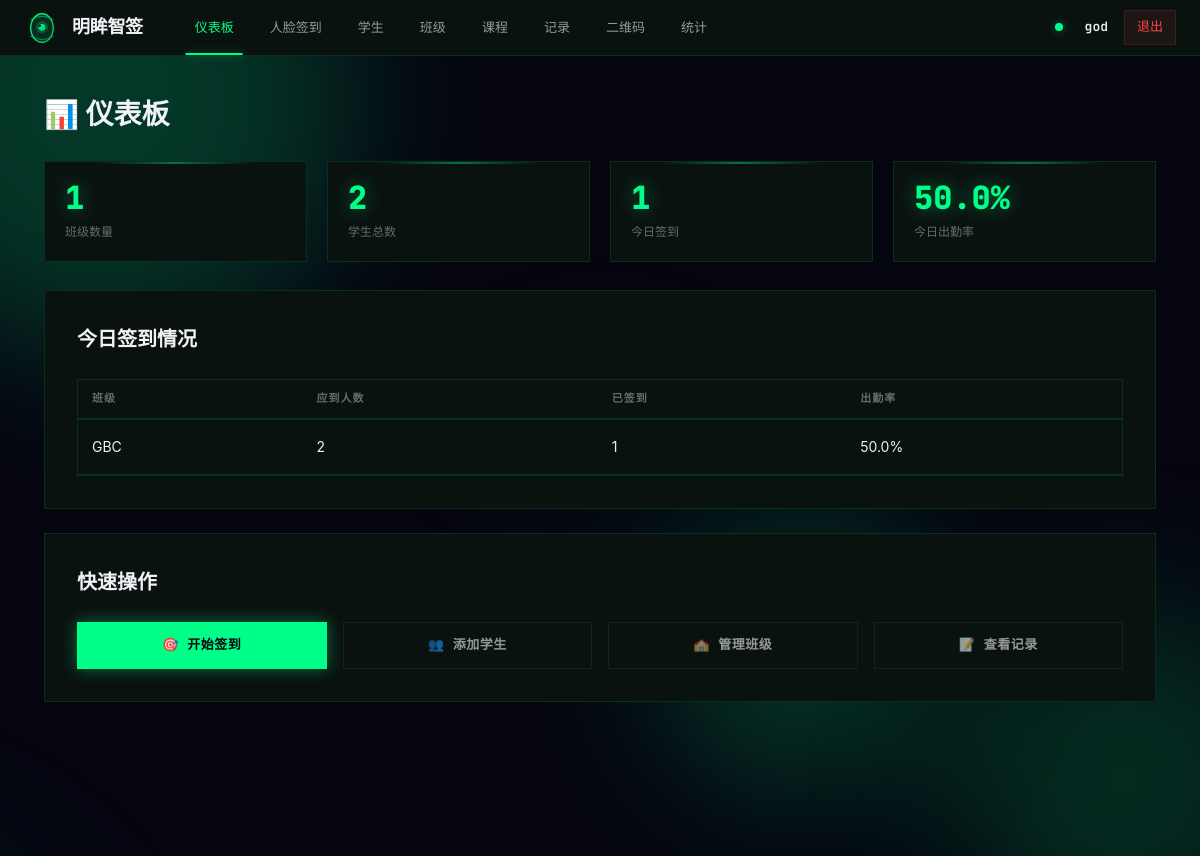
Page / (signed in) on the committed database.
### app.py (models this page shows)
class User(db.Model):
    id = db.Column(db.Integer, primary_key=True)
    username = db.Column(db.String(80), unique=True, nullable=False)
    password_hash = db.Column(db.String(200), nullable=False)
    name = db.Column(db.String(100), nullable=False)
    role = db.Column(db.String(20), default='teacher')
    classes = db.relationship('Class', backref='user', lazy=True)
    students = db.relationship('Student', backref='user', lazy=True)
    attendances = db.relationship('Attendance', backref='user', lazy=True)

class Class(db.Model):
    id = db.Column(db.Integer, primary_key=True)
    name = db.Column(db.String(100), nullable=False)
    grade = db.Column(db.String(50))
    description = db.Column(db.Text)
    created_at = db.Column(db.DateTime, default=datetime.now)
    user_id = db.Column(db.Integer, db.ForeignKey('user.id'), nullable=False)
    students = db.relationship('Student', backref='class_ref', lazy=True)
    attendances = db.relationship('Attendance', backref='class_ref', lazy=True)

### app.py (the view)
@app.route('/')
def index():
    if 'user_id' not in session:
        return redirect(url_for('login'))
    user = get_current_user()
    if not user:
        return redirect(url_for('login'))
    today = date.today()
    class_count = Class.query.filter_by(user_id=user.id).count()
    student_count = Student.query.filter_by(user_id=user.id).count()
    today_attendance = Attendance.query.filter(
        Attendance.user_id == user.id,
        db.func.date(Attendance.check_in_time) == today
    ).count()
    attendance_rate = 0
    if student_count > 0:
        attendance_rate = round((today_attendance / student_count) * 100, 1)
    class_stats = []
    classes = Class.query.filter_by(user_id=user.id).all()
    for cls in classes:
        total = Student.query.filter_by(class_id=cls.id, user_id=user.id).count()
        attended = Attendance.query.filter(
            Attendance.class_id == cls.id,
            Attendance.user_id == user.id,
            db.func.date(Attendance.check_in_time) == today
        ).count()
        rate = round((attended / total) * 100, 1) if total > 0 else 0
        class_stats.append({
            'name': cls.name,
            'total': total,
            'attended': attended,
            'rate': rate
        })
    return render_template('index.html',
                         class_count=class_count,
                         student_count=student_count,
                         today_attendance=today_attendance,
                         attendance_rate=attendance_rate,
                         class_stats=class_stats,
                         user=user)

### app.py (called while the page is built)
def get_current_user():
    if 'user_id' in session:
        return User.query.get(session['user_id'])
    return None

### templates/index.html
{% extends "base.html" %}
{% block content %}
<h1 style="font-size: 28px; margin-bottom: 24px;">📊 仪表板</h1>
<div class="stats">
    <div class="stat-card">
        <div class="value">{{ class_count }}</div>
        <div class="label">班级数量</div>
    </div>
    <div class="stat-card">
        <div class="value">{{ student_count }}</div>
        <div class="label">学生总数</div>
    </div>
    <div class="stat-card">
        <div class="value">{{ today_attendance }}</div>
        <div class="label">今日签到</div>
    </div>
    <div class="stat-card">
        <div class="value">{{ attendance_rate }}%</div>
        <div class="label">今日出勤率</div>
    </div>
</div>
<div class="card">
    <h2>今日签到情况</h2>
    <table>
        <thead>
            <tr>
                <th>班级</th>
                <th>应到人数</th>
                <th>已签到</th>
                <th>出勤率</th>
            </tr>
        </thead>
        <tbody>
            {% for stat in class_stats %}
            <tr>
                <td>{{ stat.name }}</td>
                <td>{{ stat.total }}</td>
                <td>{{ stat.attended }}</td>
                <td>{{ stat.rate }}%</td>
            </tr>
            {% endfor %}
        </tbody>
    </table>
</div>
<div class="card">
    <div style="display: flex; justify-content: space-between; align-items: center;">
        <h2>快速操作</h2>
    </div>
    <div style="display: grid; grid-template-columns: repeat(auto-fit, minmax(200px, 1fr)); gap: 16px;">
        <a href="/attendance" class="btn btn-primary" style="text-decoration: none; text-align: center;">
            🎯 开始签到
        </a>
        <a href="/students" class="btn btn-secondary" style="text-decoration: none; text-align: center;">
            👥 添加学生
        </a>
        <a href="/classes" class="btn btn-secondary" style="text-decoration: none; text-align: center;">
            🏫 管理班级
        </a>
        <a href="/records" class="btn btn-secondary" style="text-decoration: none; text-align: center;">
            📝 查看记录
        </a>
    </div>
</div>
{% endblock %}

### templates/base.html (shortened to what this page needs)
<!DOCTYPE html>
<html lang="zh-CN">
<head>
</head>
<body>
    <div class="orb orb-2"></div>
    <header class="topbar">
        <div class="logo">
            <div class="logo-icon">
            </div>
            <h1>明眸智签</h1>
        </div>
        <nav class="nav-tabs">
            <a href="/" class="{{ 'active' if request.path == '/' else '' }}">仪表板</a>
            <a href="/attendance" class="{{ 'active' if request.path == '/attendance' else '' }}">人脸签到</a>
            <a href="/students" class="{{ 'active' if request.path == '/students' else '' }}">学生</a>
            <a href="/classes" class="{{ 'active' if request.path == '/classes' else '' }}">班级</a>
            <a href="/courses" class="{{ 'active' if request.path.startswith('/courses') else '' }}">课程</a>
            <a href="/records" class="{{ 'active' if request.path == '/records' else '' }}">记录</a>
            <a href="/qrcode_attendance" class="{{ 'active' if request.path == '/qrcode_attendance' else '' }}">二维码</a>
            <a href="/statistics" class="{{ 'active' if request.path == '/statistics' else '' }}">统计</a>
        </nav>
        <div class="nav-right">
            {% if user %}
            <span class="status-dot online"></span>
            <span class="user-name">{{ user.name }}</span>
            <a href="/logout" class="logout-link">退出</a>
            {% else %}
            <div class="login-links">
                <a href="/login">登录</a>
                <span>|</span>
                <a href="/register">注册</a>
            </div>
            {% endif %}
        </div>
    </header>
    <main class="content">
        {% block content %}{% endblock %}
    </main>
</body>
</html>

### rows in the picture
User: name "god"
Class: name "GBC", total "2", attended "1", rate "50.0"

### other values in the picture
{{ class_count }} "1"
{{ student_count }} "2"
{{ today_attendance }} "1"
{{ attendance_rate }} "50.0"
